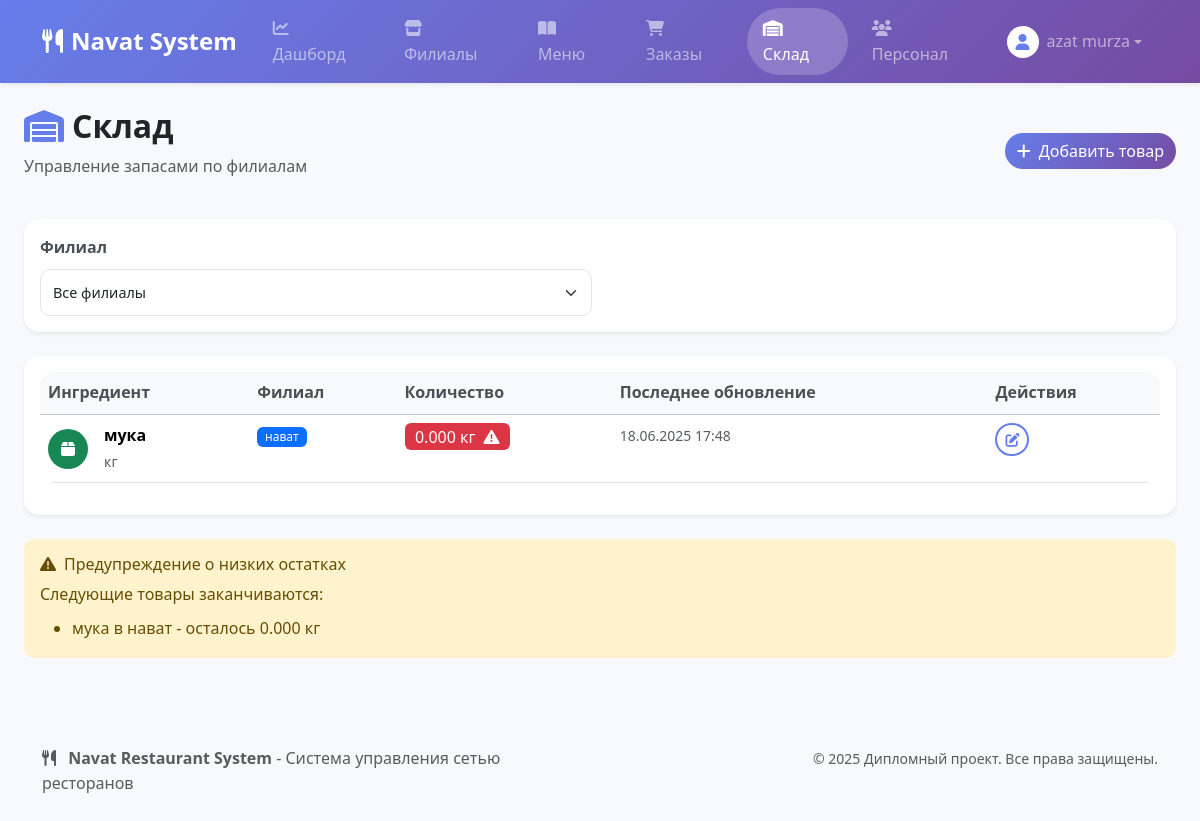
The page /inventory/stock/ (signed in) on the database its author committed.
### apps/accounts/models.py (models this page shows, shortened)
class CustomUser(AbstractUser):
    class Role(models.TextChoices):
        ADMIN = 'ADMIN', 'Администратор системы'
        MANAGER = 'MANAGER', 'Менеджер филиала'
        STAFF = 'STAFF', 'Рядовой сотрудник'
    email = models.EmailField('адрес электронной почты', unique=True)
    role = models.CharField('Роль', max_length=50, choices=Role.choices, default=Role.STAFF)
    USERNAME_FIELD = 'email'
    REQUIRED_FIELDS = ['username', 'first_name', 'last_name']
    class Meta:
        verbose_name = 'Пользователь'
        verbose_name_plural = 'Пользователи'

### apps/inventory/models.py (models this page shows, shortened)
class StockItem(models.Model):
    ingredient = models.ForeignKey(Ingredient, on_delete=models.CASCADE, verbose_name='Ингредиент')
    restaurant = models.ForeignKey(Restaurant, on_delete=models.CASCADE, related_name='stock_items',
                                   verbose_name='Ресторан')
    quantity = models.DecimalField('Количество', max_digits=10, decimal_places=3, default=0)
    last_updated = models.DateTimeField('Последнее обновление', auto_now=True)
    class Meta:
        unique_together = ('ingredient', 'restaurant')
        verbose_name = 'Позиция на складе'
        verbose_name_plural = 'Склад'

class Ingredient(models.Model):
    UNIT_CHOICES = [
        ('кг', 'Килограммы'),
        ('г', 'Граммы'),
        ('л', 'Литры'),
        ('мл', 'Миллилитры'),
        ('шт', 'Штуки'),
        ('уп', 'Упаковки'),
    ]
    name = models.CharField('Название ингредиента', max_length=100, unique=True)
    unit = models.CharField('Единица измерения', max_length=20, choices=UNIT_CHOICES, help_text='Единица измерения')
    class Meta:
        verbose_name = 'Ингредиент'
        verbose_name_plural = 'Ингредиенты'
        ordering = ['name']

### apps/restaurants/models.py (models this page shows, shortened)
class Restaurant(models.Model):
    name = models.CharField('Название филиала', max_length=100)
    address = models.CharField('Адрес', max_length=255)
    phone_number = models.CharField('Телефон', max_length=20)
    image = models.ImageField('Фотография ресторана', upload_to='restaurants_images/', blank=True, null=True)
    class Meta:
        verbose_name = 'Ресторан'
        verbose_name_plural = 'Рестораны'
        ordering = ['name']

### apps/inventory/views.py (the view)
# urls.py: path('stock/', views.StockListView.as_view(), name='stock'),
class StockListView(LoginRequiredMixin, ListView):
    model = StockItem
    template_name = 'inventory/stock.html'
    context_object_name = 'stock_items'
    paginate_by = 20
    def get_queryset(self):
        restaurant_id = self.request.GET.get('restaurant')
        queryset = StockItem.objects.select_related('ingredient', 'restaurant').order_by('ingredient__name')
        if restaurant_id:
            queryset = queryset.filter(restaurant_id=restaurant_id)
        return queryset
    def get_context_data(self, **kwargs):
        context = super().get_context_data(**kwargs)
        context['restaurants'] = Restaurant.objects.all()
        context['current_restaurant'] = self.request.GET.get('restaurant', '')
        return context

### templates/inventory/stock.html (shortened to what this page needs)
{% extends "base.html" %}
{% block content %}
<div class="d-flex justify-content-between align-items-center mb-4">
    <div>
        <h1 class="h2 fw-bold text-dark">
            <i class="fas fa-warehouse me-2 text-primary"></i>Склад
        </h1>
        <p class="text-muted">Управление запасами по филиалам</p>
    </div>
    <a href="{% url 'inventory:add_stock_item' %}" class="btn btn-primary">
        <i class="fas fa-plus me-2"></i>Добавить товар
    </a>
</div>
<div class="card border-0 shadow-sm mb-4" style="border-radius: 15px;">
    <div class="card-body">
        <form method="get" class="row g-3">
            <div class="col-md-6">
                <label class="form-label fw-semibold">Филиал</label>
                <select name="restaurant" class="form-select" onchange="this.form.submit()">
                    <option value="">Все филиалы</option>
                </select>
            </div>
            <div class="col-md-6 d-flex align-items-end">
            </div>
        </form>
    </div>
</div>
<div class="card border-0 shadow-sm" style="border-radius: 15px;">
    <div class="card-body">
        {% if stock_items %}
        <div class="table-responsive">
            <table class="table table-hover">
                <thead class="table-light">
                    <tr>
                        <th>Ингредиент</th>
                        <th>Филиал</th>
                        <th>Количество</th>
                        <th>Последнее обновление</th>
                        <th>Действия</th>
                    </tr>
                </thead>
                <tbody>
                    {% for item in stock_items %}
                    <tr>
                        <td>
                            <div class="d-flex align-items-center">
                                <div class="bg-success text-white rounded-circle d-flex align-items-center justify-content-center me-3"
                                     style="width: 40px; height: 40px;">
                                    <i class="fas fa-box"></i>
                                </div>
                                <div>
                                    <div class="fw-semibold">{{ item.ingredient.name }}</div>
                                    <small class="text-muted">{{ item.ingredient.unit }}</small>
                                </div>
                            </div>
                        </td>
                        <td>
                            <span class="badge bg-primary">{{ item.restaurant.name }}</span>
                        </td>
                        <td>
                            {% if item.quantity < 10 %}
                                <span class="badge bg-danger fs-6">
                                    {{ item.quantity }} {{ item.ingredient.unit }}
                                    <i class="fas fa-exclamation-triangle ms-1"></i>
                                </span>
                            {% elif item.quantity < 50 %}
                                <span class="badge bg-warning fs-6">
                                    {{ item.quantity }} {{ item.ingredient.unit }}
                                </span>
                            {% else %}
                                <span class="badge bg-success fs-6">
                                    {{ item.quantity }} {{ item.ingredient.unit }}
                                </span>
                            {% endif %}
                        </td>
                        <td>
                            <small class="text-muted">{{ item.last_updated|date:"d.m.Y H:i" }}</small>
                        </td>
                        <td>
                            <a href="{% url 'inventory:stock_update' item.pk %}" class="btn btn-outline-primary btn-sm" title="Обновить количество">
                                <i class="fas fa-edit"></i>
                            </a>
                        </td>
                    </tr>
                    {% endfor %}
                </tbody>
            </table>
        </div>
        {% endif %}
    </div>
</div>
{% if stock_items %}
<div class="row mt-4">
    <div class="col-12">
        {% with low_stock=stock_items|dictsort:"quantity" %}
        {% for item in low_stock %}
            {% if item.quantity < 10 %}
                {% if forloop.first %}
                <div class="alert alert-warning">
                    <h6 class="alert-heading"><i class="fas fa-exclamation-triangle me-2"></i>Предупреждение о низких остатках</h6>
                    <p class="mb-2">Следующие товары заканчиваются:</p>
                    <ul class="mb-0">
                {% endif %}
                        <li>{{ item.ingredient.name }} в {{ item.restaurant.name }} - осталось {{ item.quantity }} {{ item.ingredient.unit }}</li>
                {% if forloop.last %}
                    </ul>
                </div>
                {% endif %}
            {% endif %}
        {% endfor %}
        {% endwith %}
    </div>
</div>
{% endif %}
{% endblock %}

### templates/base.html (shortened to what this page needs)
{% load static %}
<!DOCTYPE html>
<html lang="ru">
<head>
    <link href="https://cdn.jsdelivr.net/npm/bootstrap@5.3.2/dist/css/bootstrap.min.css" rel="stylesheet">
    <link rel="stylesheet" href="https://cdnjs.cloudflare.com/ajax/libs/font-awesome/6.4.0/css/all.min.css">
    <link rel="stylesheet" href="{% static 'css/base.css' %}">
</head>
<body>
    <nav class="navbar navbar-expand-lg navbar-dark shadow-sm" style="background: linear-gradient(135deg, #667eea 0%, #764ba2 100%);">
        <div class="container">
            <a class="navbar-brand fw-bold" href="{% url 'analytics:dashboard' %}">
                <i class="fas fa-utensils me-2"></i>Navat System
            </a>
            <div class="collapse navbar-collapse" id="navbarNav">
                {% if user.is_authenticated %}
                <ul class="navbar-nav me-auto">
                    <li class="nav-item">
                        <a class="nav-link px-3 rounded-pill mx-1 {% if request.resolver_match.namespace == 'analytics' %}active{% endif %}" href="{% url 'analytics:dashboard' %}">
                            <i class="fas fa-chart-line me-1"></i>Дашборд
                        </a>
                    </li>
                    <li class="nav-item">
                        <a class="nav-link px-3 rounded-pill mx-1 {% if request.resolver_match.namespace == 'restaurants' %}active{% endif %}" href="{% url 'restaurants:list' %}">
                            <i class="fas fa-store me-1"></i>Филиалы
                        </a>
                    </li>
                    <li class="nav-item">
                        <a class="nav-link px-3 rounded-pill mx-1 {% if request.resolver_match.namespace == 'menu' %}active{% endif %}" href="{% url 'menu:list' %}">
                            <i class="fas fa-book-open me-1"></i>Меню
                        </a>
                    </li>
                    <li class="nav-item">
                        <a class="nav-link px-3 rounded-pill mx-1 {% if request.resolver_match.namespace == 'orders' %}active{% endif %}" href="{% url 'orders:list' %}">
                            <i class="fas fa-shopping-cart me-1"></i>Заказы
                        </a>
                    </li>
                    <li class="nav-item">
                        <a class="nav-link px-3 rounded-pill mx-1 {% if request.resolver_match.namespace == 'inventory' %}active{% endif %}" href="{% url 'inventory:dashboard' %}">
                            <i class="fas fa-warehouse me-1"></i>Склад
                        </a>
                    </li>
                    <li class="nav-item">
                        <a class="nav-link px-3 rounded-pill mx-1 {% if request.resolver_match.namespace == 'staff' %}active{% endif %}" href="{% url 'staff:list' %}">
                            <i class="fas fa-users me-1"></i>Персонал
                        </a>
                    </li>
                </ul>
                <ul class="navbar-nav">
                    <li class="nav-item dropdown">
                        <a class="nav-link dropdown-toggle d-flex align-items-center px-3 rounded-pill" href="#" role="button" data-bs-toggle="dropdown" aria-expanded="false">
                            <div class="bg-white rounded-circle me-2 d-flex align-items-center justify-content-center" style="width: 32px; height: 32px;">
                                <i class="fas fa-user text-primary"></i>
                            </div>
                            <span class="d-none d-md-inline">{{ user.get_full_name|default:user.username }}</span>
                        </a>
                    </li>
                </ul>
                {% endif %}
            </div>
        </div>
    </nav>
    <main class="container-fluid px-4 mt-4">
        {% block content %}
        {% endblock %}
    </main>
    <footer class="mt-5 py-4 bg-light">
        <div class="container">
            <div class="row">
                <div class="col-md-6">
                    <p class="mb-0 text-muted">
                        <i class="fas fa-utensils me-2"></i>
                        <strong>Navat Restaurant System</strong> - Система управления сетью ресторанов
                    </p>
                </div>
                <div class="col-md-6 text-md-end">
                    <small class="text-muted">
                        © 2025 Дипломный проект. Все права защищены.
                    </small>
                </div>
            </div>
        </div>
    </footer>
</body>
</html>

### static/css/base.css (style rules this page uses)
body { background-color: #f8f9fc; font-family: 'Segoe UI', Tahoma, Geneva, Verdana, sans-serif; line-height: 1.6; }
.navbar-brand { font-size: 1.5rem; font-weight: 700; text-decoration: none; }
.nav-link { transition: all 0.3s ease; text-decoration: none; }
.card { border: none; border-radius: 15px; transition: transform 0.2s ease, box-shadow 0.2s ease; box-shadow: 0 2px 10px rgba(0, 0, 0, 0.08); }
.btn { border-radius: 25px; font-weight: 500; transition: all 0.3s ease; text-decoration: none; }
.btn-primary { background: linear-gradient(135deg, #667eea 0%, #764ba2 100%); border: none; }
.btn-outline-primary { border: 2px solid #667eea; color: #667eea; }
.form-control, .form-select { border: 1px solid #e3e6f0; border-radius: 10px; padding: 0.75rem; font-size: 0.9rem; transition: all 0.3s ease; }
.form-label { font-weight: 600; color: #495057; margin-bottom: 0.5rem; }
.badge { font-size: 0.75em; font-weight: 500; }
.rounded-pill { border-radius: 50rem !important; }
.table { border-radius: 15px; overflow: hidden; }
.table th { border-top: none; background-color: #f8f9fa; font-weight: 600; color: #495057; }
.alert { border: none; border-radius: 10px; }
.shadow-sm { box-shadow: 0 0.125rem 0.25rem rgba(0, 0, 0, 0.075) !important; }
.text-primary { color: #667eea !important; }
.border-0 { border: 0 !important; }

### templates/base.html (style rules this page uses)
body { background-color: #f8f9fc; font-family: 'Segoe UI', Tahoma, Geneva, Verdana, sans-serif; }
.navbar-brand { font-size: 1.5rem; font-weight: 700; }
.card { transition: transform 0.2s ease, box-shadow 0.2s ease; }
.btn-primary { background: linear-gradient(135deg, #667eea 0%, #764ba2 100%); border: none; transition: all 0.3s ease; }
.nav-link.active { background-color: rgba(255, 255, 255, 0.2) !important; }

### rows shown on the page
CustomUser: get_full_name "azat murza"
StockItem: ingredient.name "мука", ingredient.unit "кг", restaurant.name "нават", quantity "0.000", last_updated "18.06.2025 17:48"
